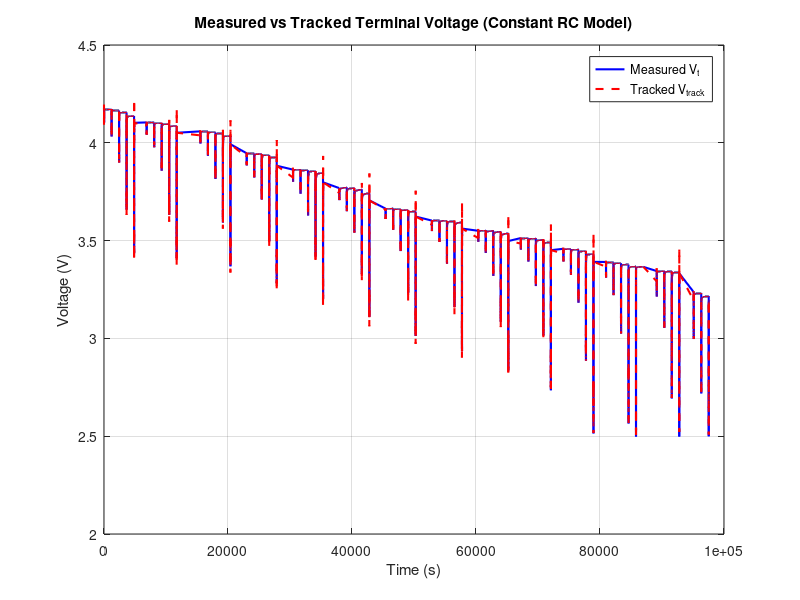
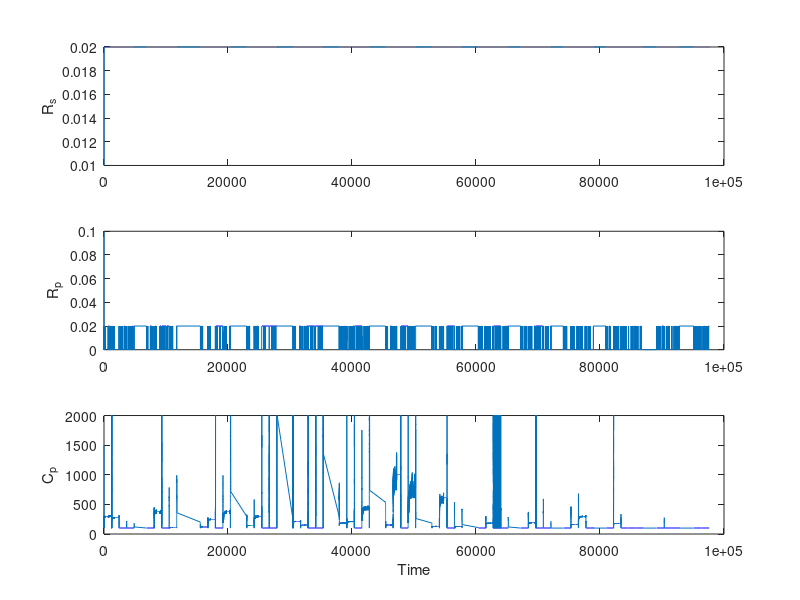

Here is the MATLAB script that generated these plots, in order: (Note: this script raises an error after producing the figures.)
clc; clear; close all;

%% Load Discharge Data
load("03-11-17_08.47 25degC_5Pulse_HPPC_Pan18650PF.mat")
time = meas.Time;
Vt = meas.Voltage;
I = -meas.Current;  % Invert if needed
nominal_capacity = 2.9;  % Ah

%% Compute SOC
remaining_capacity = meas.Ah;
remaining_capacity = -remaining_capacity(end) + remaining_capacity;
actual_soc = remaining_capacity / nominal_capacity;

%% Load OCV-SOC Curve from HPPC Data
load("03-11-17_08.47 25degC_5Pulse_HPPC_Pan18650PF.mat");
rest_idx = abs(meas.Current) < 0.01;
soc_all = (meas.Ah(rest_idx) - min(meas.Ah)) / nominal_capacity;
ocv_all = meas.Voltage(rest_idx);

[soc_unique, ia] = unique(soc_all, 'stable');
ocv_unique = ocv_all(ia);

p = polyfit(soc_unique, ocv_unique, 5);
OCV = @(soc) polyval(p, soc);

fprintf('OCV(SOC) = ');
deg = length(p) - 1;
for i = 1:length(p)
    coeff = p(i);
    pow = deg - (i - 1);
    if coeff >= 0 && i > 1, fprintf(' + ');
    elseif coeff < 0, fprintf(' - '); coeff = abs(coeff); end
    if pow == 0
        fprintf('%.10f', coeff);
    elseif pow == 1
        fprintf('%.10f*SOC', coeff);
    else
        fprintf('%.10f*SOC^%d', coeff, pow);
    end
end
fprintf('\n');

%% ECM Voltage Residual
VOC = OCV(actual_soc);
VRRC = VOC - Vt;

%% Time Step
time_step = mean(diff(time));

%% Initial ECM Parameters (Good Estimates)
Rs = 0.01;     % within limit
Rp = 0.1;
Cp = 1500;

a1 = 1 - time_step / (Cp * Rp);
b0 = Rs;
b1 = -Rs + (time_step / Cp) + (time_step * Rs) / (Cp * Rp);

Rs(1) = b0; Rp(1) = Rp; Cp(1) = Cp;
B0(1) = b0; B1(1) = b1; A1(1) = a1;

%% Normalize Inputs for Stability
I_max = max(abs(I));
VRRC_max = max(abs(VRRC));
I = I / I_max;
VRRC = VRRC / VRRC_max;

%% RLS-VDF Initialization
lambda(1) = 0.9;
lambdamin = 0.95;
thetai = [a1; b0; b1];
Pi = 1e4 * eye(3);
epsilon = 1e-6;
Alpha = 0.98;
sigma(1) = 1e-3;
L(1) = 0;
y = VRRC;

%% RLS-VDF Loop
for k = 2:length(time)
    phie = [VRRC(k-1); I(k); I(k-1)];
    Pf = Pi - (Pi * phie * phie' * Pi) / (1 + phie' * Pi * phie);
    Pi = Pf;
    thetaf = thetai + Pf * phie * (y(k) - phie' * thetai);
    thetai = thetaf;

    A1(k) = thetaf(1);
    B0(k) = thetaf(2);
    B1(k) = thetaf(3);

    phietheta = phie' * thetaf;
    e(k) = y(k) - phietheta;

    sigma(k) = Alpha * sigma(k-1)^2 + (1 - Alpha) * e(k)^2;
    L(k) = (e(k)^2) / (sigma(k)^2);
    lambda(k) = lambdamin + (1 - lambdamin) * 0.5^L(k);

    if abs(phie) < epsilon
        Pi = Pi;
    else
        Pi = Pi + ((1 - lambda(k)) / lambda(k)) * ((phie * phie') / (phie' * inv(Pi) * phie));
    end

    Rs(k) = max(1e-4, min(B0(k), 0.02));
    Rp(k) = max(1e-4, min((B0(k) + A1(k) * B1(k)) / (1 - A1(k)), 0.02));
    Cp(k) = max(100, min(time_step / (B1(k) + A1(k) * B0(k)), 2000));
end

%% Un-normalize Voltage for Tracking
VOC = VOC;  % already in original scale
I = I * I_max;       % undo normalization
VRRC = VRRC * VRRC_max;

%% Time Vector
k_time = (1:length(time)) * time_step;

%% Final Results
fprintf('\n--- Final Estimated Parameters ---\n');
fprintf('Final Estimated Rs = %.6f Ohm\n', Rs(end));
fprintf('Final Estimated Rp = %.6f Ohm\n', Rp(end));
fprintf('Final Estimated Cp = %.6f Farad\n', Cp(end));

%% Save parameters
save('estimated_params.mat', 'Rs', 'Rp', 'Cp');

%% Tracking Voltage Using Final RC Parameters with Real-Time Adaptive Bias Correction

N = 50;
Rp_const = mean(Rp(end-N:end));
Cp_const = mean(Cp(end-N:end));
Rs_const = mean(Rs(end-N:end));

a1_const = 1 - (time_step / (Rp_const * Cp_const));
b1_const = time_step / Cp_const;

V_RC = zeros(length(time), 1);
V_track_RC = zeros(length(time), 1);
b = zeros(length(time), 1);         % Adaptive bias term
gamma = 0.5;                        % Learning rate (tune if needed)

% Initial values
V_RC(1) = 0;
V_track_RC(1) = VOC(1) - I(1)*Rs_const - V_RC(1) + b(1);

for k = 2:length(time)
    V_RC(k) = a1_const * V_RC(k-1) + b1_const * I(k-1);
    V_track_RC(k) = VOC(k) - I(k)*Rs_const - V_RC(k) + b(k-1);
    
    % Update adaptive bias
    b(k) = b(k-1) + gamma * (Vt(k-1) - V_track_RC(k-1));
end

%% Plotting
figure;
plot(time, Vt, 'b', 'LineWidth', 1.5); hold on;
plot(time, V_track_RC, 'r--', 'LineWidth', 1.5);
legend('Measured V_t', 'Tracked V_{track}');
xlabel('Time (s)'); ylabel('Voltage (V)');
title('Measured vs Tracked Terminal Voltage (Constant RC Model)');
grid on;

figure;
subplot(3,1,1); plot(time, Rs); ylabel('R_s');
subplot(3,1,2); plot(time, Rp); ylabel('R_p');
subplot(3,1,3); plot(time, Cp); ylabel('C_p');
xlabel('Time'); sgtitle('Estimated Parameters');
%grid on;
box off;
set (gca, 'LineWidth', 1.2);

%% Tracking Error
tracking_error = Vt - V_track_RC;
valid_idx = ~isnan(V_track_RC);

figure;
plot(time(valid_idx), abs(tracking_error(valid_idx)), 'm', 'LineWidth', 1.5);
xlabel('Time (s)'); ylabel('|Voltage Error| (V)');
title('Absolute Voltage Tracking Error');
grid on;
box off;
set (gca, 'LineWidth', 1.2);
%% Error Stats
fprintf('\n--- Tracking Error Stats ---\n');
fprintf('Mean Absolute Error = %.6f V\n', mean(abs(tracking_error(valid_idx))));
fprintf('Max Absolute Error = %.6f V\n', max(abs(tracking_error(valid_idx))));

percentage_error = 100 * (tracking_error(valid_idx) ./ Vt(valid_idx));
figure;
plot(time(valid_idx), percentage_error, 'g', 'LineWidth', 1.5);
xlabel('Time (s)'); ylabel('Percentage Error (%)');
title('Voltage Tracking Percentage Error');
grid on;
grid on;
box off;
set (gca, 'LineWidth', 1.2);
fprintf('\n--- Percentage Tracking Error Stats ---\n');
fprintf('Mean Percentage Error = %.6f %%\n', mean(abs(percentage_error)));
fprintf('Max Percentage Error = %.6f %%\n', max(abs(percentage_error)));

%% EKF for SoC Estimation
fprintf('\n--- Starting EKF for SoC Estimation ---\n');

% Battery model: Vt = OCV(SOC) - I*Rs - V_RC, where V_RC is modeled as an RC circuit

% Initialize EKF parameters
Q = 1e-5;   % Process noise covariance
R = 5e-3;   % Measurement noise covariance
x = [actual_soc(1); 0];  % Initial state: [SoC; V_RC]
P = eye(2);              % Initial covariance

Rs_ekf = Rs_const;
Rp_ekf = Rp_const;
Cp_ekf = Cp_const;
Voc_ekf = @(soc) polyval(p, min(max(soc, 0), 1));  % Ensure SOC in [0,1]

a1_ekf = 1 - (time_step / (Rp_ekf * Cp_ekf));
b1_ekf = time_step / Cp_ekf;

soc_est = zeros(length(time), 1);
soc_est(1) = x(1);

I = smooth(I, 5);  % Simple 5-point smoothing
Vt = smooth(Vt, 5);  % Or use a filter like filtfilt with Butterworth

for k = 2:length(time)
    % Control input
    Ik = I(k-1);

    % Predict Step
    soc_pred = x(1) - (time_step / (3600 * nominal_capacity)) * Ik;
    vrc_pred = a1_ekf * x(2) + b1_ekf * Ik;
    x_pred = [soc_pred; vrc_pred];

    % Jacobian of state transition (F)
    F = [1, 0;
         0, a1_ekf];

    % Predict covariance
    P = F * P * F' + Q * eye(2);

    % Measurement prediction
    V_pred = Voc_ekf(x_pred(1)) - Ik * Rs_ekf - x_pred(2);

    % Jacobian of measurement model (H)
    dVoc_dSoC = max(min(polyval(polyder(p), x_pred(1)), 10), 0);  % Clamp slope
    H = [dVoc_dSoC, -1];

    % Kalman Gain
    S = H * P * H' + R;
    K = P * H' / S;

    % Update step
    yk = Vt(k) - V_pred;
    x = x_pred + K * yk;

    % Update covariance
    P = (eye(2) - K * H) * P;

    % Clip SoC to [0,1]
    x(1) = max(0, min(1, x(1)));

    soc_est(k) = x(1);
end

%% Plot SoC Estimation
figure;
plot(time, actual_soc, 'b', 'LineWidth', 1.5); hold on;
plot(time, soc_est, 'r--', 'LineWidth', 1.5);
legend('True SoC', 'Estimated SoC (EKF)');
xlabel('Time (s)'); ylabel('SoC');
title('Extended Kalman Filter Based SoC Estimation');
grid on;

%% SoC Estimation Error Metrics
soc_error = actual_soc - soc_est;
RMSE_soc = sqrt(mean(soc_error.^2));
MAE_soc = mean(abs(soc_error));
MPAE_soc = mean(abs(soc_error))*100;
fprintf('\n--- EKF SoC Estimation Error Metrics ---\n');
fprintf('RMSE = %.6f\n', RMSE_soc);
fprintf('MAE  = %.6f\n', MAE_soc);
fprintf('MPAE  = %.6f\n', MPAE_soc);
%grid on;
box off;
set (gca, 'LineWidth', 1.2);